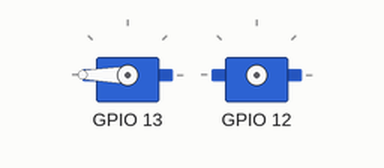
Simulated run of this program. Board: Raspberry Pi (BCM pin numbers). Shown: 2 × servo. Servo angles are drawn from the pulse width (0.5 ms = 0°, 2.5 ms = 180°). At 4.1 s the program stops and its outputs stay as they are.

Above: at 0.1 s.
At 2.1 s:
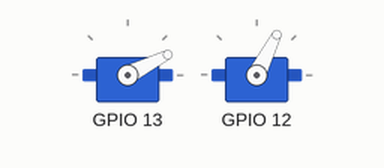
At 3.1 s:
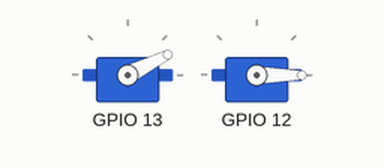
At 4.1 s:
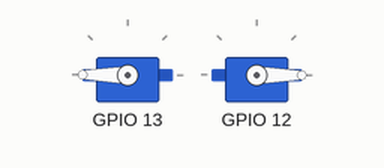
Timing chart, 0 to 5.6 s (numbered marks = the images above):
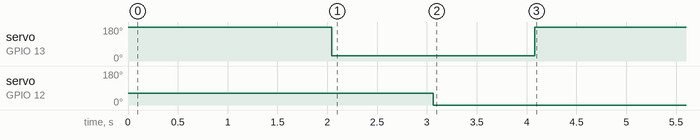

The program:

arms_trial.py
```python
import pigpio
import time

def smooth_move(servo, start, end, step=10, delay=0.02):
    """ Gradually moves servo from start to end. """
    if start < end:  # Moving up
        for pulse in range(start, end + 1, step):
            pi.set_servo_pulsewidth(servo, pulse)
            time.sleep(delay)
    else:  # Moving down
        for pulse in range(start, end - 1, -step):
            pi.set_servo_pulsewidth(servo, pulse)
            time.sleep(delay)


# Initialize pigpio
##def pick_up_item():
pi = pigpio.pi()
if not pi.connected:
    print("Failed to connect to pigpio daemon.")
    exit()

# Define GPIO pins
SERVO_PIN_1 = 12  # GPIO 12
SERVO_PIN_2 = 13  # GPIO 13

#pi.set_servo_pulsewidth(12, 1000)
#

#smooth_move(SERVO_PIN_2, 2500, 2500)
#smooth_move(SERVO_PIN_1, 1000, 1000)

smooth_move(SERVO_PIN_2, 2500, 2500)
time.sleep(1)
smooth_move(SERVO_PIN_1, 1200, 1200)
time.sleep(1)
smooth_move(SERVO_PIN_2, 800, 800)
time.sleep(1)
smooth_move(SERVO_PIN_1, 500, 500)
time.sleep(1)
smooth_move(SERVO_PIN_2, 2500, 2500)


"""
# Set frequency (50Hz for servos)
pi.set_PWM_frequency(SERVO_PIN_1, 50)
pi.set_PWM_frequency(SERVO_PIN_2, 50)

print("Opening Servo 2 (GPIO 13) to 180 degrees")
smooth_move(SERVO_PIN_2, 1000, 2000)

# Step 2: Move Servo 1 down smoothly (180 degrees)
print("Moving Servo 1 (GPIO 12) down to 180 degrees")
smooth_move(SERVO_PIN_1, 1000, 2000)

# Step 3: Close Servo 2 smoothly (0 degrees)
print("Closing Servo 2 (GPIO 13) to 0 degrees")
smooth_move(SERVO_PIN_2, 2000, 1000)

# Step 4: Move Servo 1 up smoothly (0 degrees)
print("Moving Servo 1 (GPIO 12) up to 0 degrees")
smooth_move(SERVO_PIN_1, 2000, 1000)
*/

"""
```

Measured:
- by itself, servo on GPIO 13: 180° → 27° at 2.0 s, → 180° 2.0 s later
- by itself, servo on GPIO 12: 63° → 0° at 3.1 s
